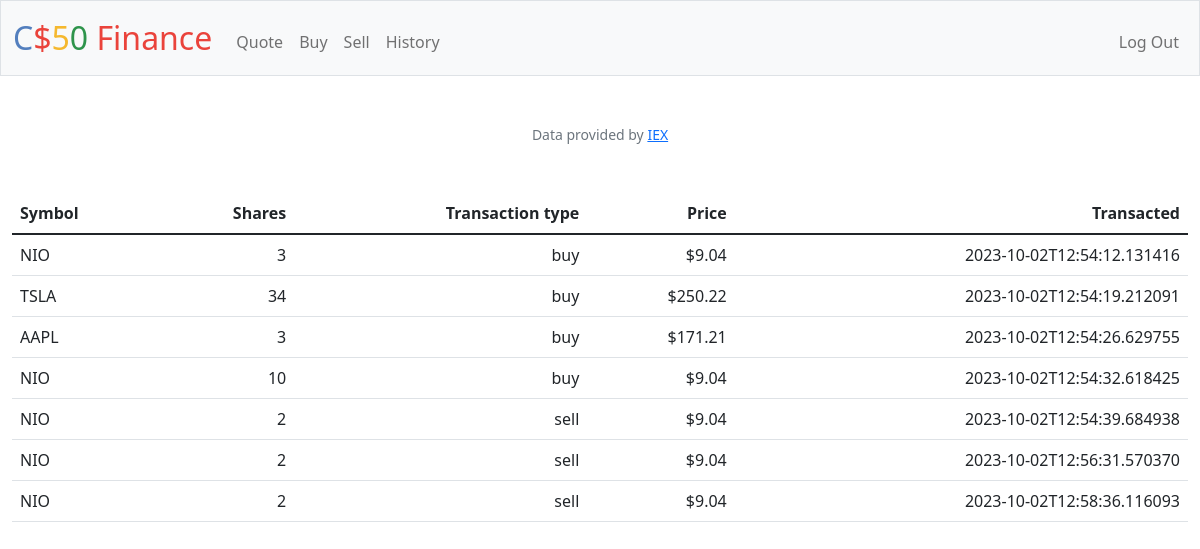
The page /history (signed in) on the database its author committed.
### tables this page shows
CREATE TABLE purchases (purchase_id INTEGER PRIMARY KEY AUTOINCREMENT NOT NULL, user_id INTEGER, stock_symbol TEXT NOT NULL, price NUMERIC NOT NULL, time TEXT NOT NULL, no_of_stocks NUMERIC, transaction_type TEXT);

### app.py (the view)
@app.route("/history")
@login_required
def history():
    purchases = db.execute("SELECT * FROM purchases WHERE user_id = ?", session['user_id'])
    return render_template("history.html", purchases=purchases)

### app.py (called while the page is built)
@app.after_request
def after_request(response):
    response.headers["Cache-Control"] = "no-cache, no-store, must-revalidate"
    response.headers["Expires"] = 0
    response.headers["Pragma"] = "no-cache"
    return response

### helpers.py (called while the page is built)
def login_required(f):
    @wraps(f)
    def decorated_function(*args, **kwargs):
        if session.get("user_id") is None:
            return redirect("/login")
        return f(*args, **kwargs)
    return decorated_function

def usd(value):
    return f"${value:,.2f}"

### templates/history.html (shortened to what this page needs)
{% extends "layout.html" %}
{% block main %}
    <table class="table">
        <thead>
            <tr>
                <th class="text-start">Symbol</th>
                <th class="text-end">Shares</th>
                <th class="text-end">Transaction type</th>
                <th class="text-end">Price</th>
                <th class="text-end">Transacted</th>
            </tr>
        </thead>
        <tbody>
            {% for purchase in purchases %}
                <tr>
                    <td class="text-start">{{ purchase.stock_symbol }}</td>
                    <td class="text-end">{{ purchase.no_of_stocks }}</td>
                    <td class="text-end">{{ purchase.transaction_type }}</td>
                    <td class="text-end">{{ purchase.price | usd }}</td>
                    <td class="text-end">{{ purchase.time }}</td>
                </tr>
            {% endfor %}
        </tbody>
{% endblock %}

### templates/layout.html (shortened to what this page needs)
<!DOCTYPE html>
<html lang="en">
    <head>
        <link href="https://cdn.jsdelivr.net/npm/bootstrap@5.1.3/dist/css/bootstrap.min.css" rel="stylesheet">
        <link href="/static/styles.css" rel="stylesheet">
    </head>
    <body>
        <nav class="bg-light border navbar navbar-expand-md navbar-light">
            <div class="container-fluid">
                <a class="navbar-brand" href="/"><span class="blue">C</span><span class="red">$</span><span class="yellow">5</span><span class="green">0</span> <span class="red">Finance</span></a>
                <div class="collapse navbar-collapse" id="navbar">
                    {% if session["user_id"] %}
                        <ul class="navbar-nav me-auto mt-2">
                            <li class="nav-item"><a class="nav-link" href="/quote">Quote</a></li>
                            <li class="nav-item"><a class="nav-link" href="/buy">Buy</a></li>
                            <li class="nav-item"><a class="nav-link" href="/sell">Sell</a></li>
                            <li class="nav-item"><a class="nav-link" href="/history">History</a></li>
                        </ul>
                        <ul class="navbar-nav ms-auto mt-2">
                            <li class="nav-item"><a class="nav-link" href="/logout">Log Out</a></li>
                        </ul>
                    {% else %}
                        <ul class="navbar-nav ms-auto mt-2">
                            <li class="nav-item"><a class="nav-link" href="/register">Register</a></li>
                            <li class="nav-item"><a class="nav-link" href="/login">Log In</a></li>
                        </ul>
                    {% endif %}
                </div>
            </div>
        </nav>
        <main class="container-fluid py-5 text-center">
            {% block main %}{% endblock %}
        </main>
        <footer class="mb-5 small text-center text-muted">
            Data provided by <a href="https://iexcloud.io/">IEX</a>
        </footer>
    </body>
</html>

### static/styles.css (style rules this page uses)
nav .navbar-brand { font-size: xx-large; }
nav .navbar-brand .blue { color: #537fbe; }
nav .navbar-brand .red { color: #ea433b; }
nav .navbar-brand .yellow { color: #f5b82e; }
nav .navbar-brand .green { color: #2e944b; }

### rows shown on the page
purchases: stock_symbol "NIO", no_of_stocks "3", transaction_type "buy", price "$9.04", time "2023-10-02T12:54:12.131416"
purchases: stock_symbol "TSLA", no_of_stocks "34", transaction_type "buy", price "$250.22", time "2023-10-02T12:54:19.212091"
purchases: stock_symbol "AAPL", no_of_stocks "3", transaction_type "buy", price "$171.21", time "2023-10-02T12:54:26.629755"
purchases: stock_symbol "NIO", no_of_stocks "10", transaction_type "buy", price "$9.04", time "2023-10-02T12:54:32.618425"
purchases: stock_symbol "NIO", no_of_stocks "2", transaction_type "sell", price "$9.04", time "2023-10-02T12:54:39.684938"
purchases: stock_symbol "NIO", no_of_stocks "2", transaction_type "sell", price "$9.04", time "2023-10-02T12:56:31.570370"
purchases: stock_symbol "NIO", no_of_stocks "2", transaction_type "sell", price "$9.04", time "2023-10-02T12:58:36.116093"
